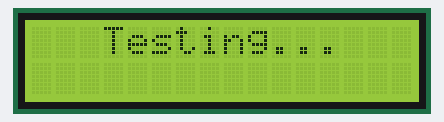
This sketch was run on a simulated Arduino Uno, built with avr-gcc and run on an emulated ATmega328P. On the bench: 16×2 character LCD.

Above: at 0.2 s.
At 2.83 s:
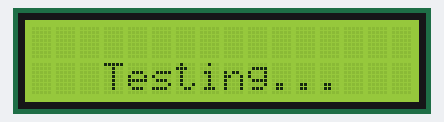

The sketch:

displayLCD.ino
```cpp
#include <LiquidCrystal_I2C.h>

LiquidCrystal_I2C lcd(0x27, 2, 1, 0, 4, 5, 6, 7, 3, POSITIVE);

void printLCD(char text[], int line, int column);
void eraseLine(int line); // line 0 or 1 of LCD Display

void setup() {
  lcd.begin(16,2);
  lcd.clear();
}

void loop() {
  // testing line 1
  for (int i = 0; i < 6; i++) {
    if (i % 2 == 0)
      printLCD("Testing...", 3, 0);
    else
      eraseLine(0);

    delay(250);
  }

  // testing line 2
  for (int i = 0; i < 6; i++) {
    if (i % 2 == 0)
      printLCD("Testing...", 3, 1);
    else
      eraseLine(1);

    delay(250);
  }
}

void printLCD(char text[], int line, int column) {
  lcd.setCursor(line, column);
  lcd.print(text);
}

void eraseLine(int line) {
  lcd.setCursor(0, line);
  lcd.print("                ");
}
```
